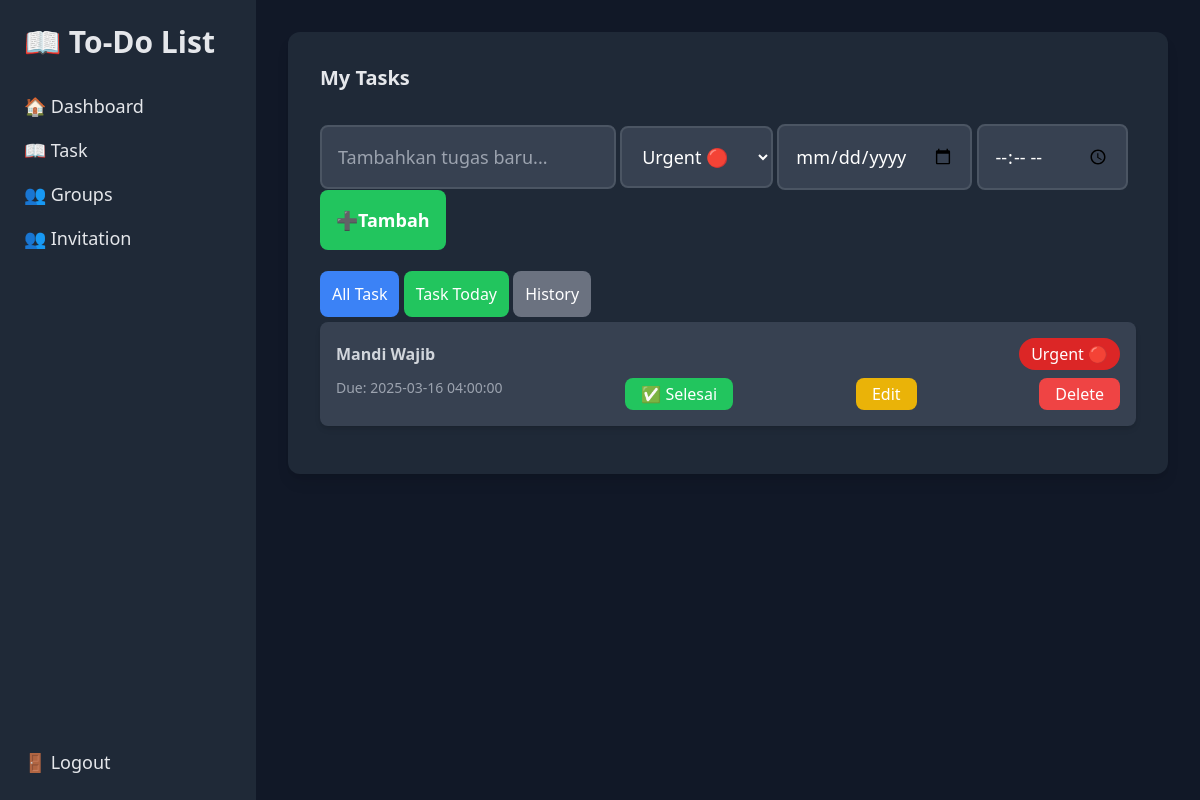
Page /todolist/task.php (signed in) on the committed database.
### tables this page shows
CREATE TABLE `individual_tasks` (
  `id` int NOT NULL,
  `user_id` int NOT NULL,
  `text` text NOT NULL,
  `priority` int NOT NULL,
  `due_date_time` datetime NOT NULL,
  `completed` tinyint(1) DEFAULT '0',
  `created_at` timestamp NULL DEFAULT CURRENT_TIMESTAMP
);

### todolist/task.php (the view, shortened to what this page needs)
<?php
include('../conn.php');
$user_id = $_SESSION['user_id'];
$filter = isset($_GET['filter']) ? $_GET['filter'] : 'all';
if ($filter == 'all') {
    $query = "SELECT * FROM individual_tasks WHERE user_id = :user_id AND completed = 0 ORDER BY due_date_time ASC";
} elseif ($filter == 'today') {
    $query = "SELECT * FROM individual_tasks WHERE user_id = :user_id AND completed = 0 AND DATE(due_date_time) = CURDATE() ORDER BY due_date_time ASC";
} elseif ($filter == 'history') {
    $query = "SELECT * FROM individual_tasks WHERE user_id = :user_id AND completed = 1 ORDER BY due_date_time DESC";
}
$stmt = $pdo->prepare($query);
$stmt->bindParam(':user_id', $user_id, PDO::PARAM_INT);
$stmt->execute();
$tasks = $stmt->fetchAll(PDO::FETCH_ASSOC);
?>
<!DOCTYPE html>
<html lang="id">
<head>
    <script src="https://cdn.tailwindcss.com"></script>
</head>
<body class="bg-gray-900 text-white flex">
    <div class="w-64 fixed bg-gray-800 h-screen p-6 flex flex-col">
        <h2 class="text-3xl font-semibold text-gray-200 mb-8">
            📖 To-Do List
        </h2>
        <div class="flex flex-col gap-4">
            <a href="index.php" class="text-lg text-gray-200 hover:text-green-500">🏠 Dashboard</a>
            <a href="task.php" class="text-lg text-gray-200 hover:text-green-500">📖 Task</a>
            <a href="group.php" class="text-lg text-gray-200 hover:text-green-500">👥 Groups</a>
            <a href="invitation.php" class="text-lg text-gray-200 hover:text-green-500">👥 Invitation</a>
        </div>
        <div class="flex flex-col gap-4 mt-auto">
        <a href="logout.php" class="text-lg text-gray-200 hover:text-red-500">🚪 Logout</a>
    </div>
    </div>
    <div class="ml-64 flex-1 p-8">
        <div class="w-full max-w-5xl bg-gray-800 p-8 rounded-xl shadow-lg">
            <h2 class="text-xl font-semibold text-gray-200 mb-8 flex items-center gap-2">
                My Tasks
            </h2>
        <div class="flex gap-4 mb-8">
            <form method="POST">
                <input type="text" name="task" class="flex-1 p-4 border-2 border-gray-600 rounded-lg focus:outline-none focus:border-green-500 text-lg bg-gray-700 placeholder-gray-400" placeholder="Tambahkan tugas baru..." required>
                <select name="priority" class="p-4 border-2 border-gray-600 rounded-lg bg-gray-700 text-lg focus:outline-none focus:border-green-500">
                    <option value="1">Urgent 🔴</option>
                </select>
                <input type="date" name="due_date" class="p-4 border-2 border-gray-600 rounded-lg bg-gray-700 text-lg focus:outline-none focus:border-green-500" required>
                <input type="time" name="due_time" class="p-4 border-2 border-gray-600 rounded-lg bg-gray-700 text-lg focus:outline-none focus:border-green-500" required>
                <button type="submit" class="bg-green-500 text-white p-4 rounded-lg text-lg font-semibold hover:bg-green-600 transition-colors">
                    <i class="fas fa-plus"></i> ➕Tambah
                </button>
            </form>
        </div>
            <div class="mb-4">
                <a href="?filter=all" class="bg-blue-500 text-white p-3 rounded-lg hover:bg-blue-600 transition-colors">All Task</a>
                <a href="?filter=today" class="bg-green-500 text-white p-3 rounded-lg hover:bg-green-600 transition-colors">Task Today</a>
                <a href="?filter=history" class="bg-gray-500 text-white p-3 rounded-lg hover:bg-gray-600 transition-colors">History</a>
            </div>
            <div id="taskList" class="text-gray-300">
                <?php if (empty($tasks)): ?>
                    <p class="text-center text-gray-500">No tasks found</p>
                <?php else: ?>
                    <?php foreach ($tasks as $task): ?>
                        <div class="mb-4 p-4 bg-gray-700 rounded-lg shadow-md">
                            <div class="flex justify-between items-center">
                                <div class="flex gap-2 items-center">
                                    <span class="font-semibold"><?php echo htmlspecialchars($task['text']); ?></span>
                                </div>
                                <div class="flex gap-4">
                                    <span class="px-3 py-1 rounded-full
                                        <?php
                                        if ($task['priority'] == 1) {
                                            echo 'bg-red-600 text-white';
                                        } elseif ($task['priority'] == 2) {
                                            echo 'bg-yellow-500 text-black';
                                        } else {
                                            echo 'bg-green-600 text-white';
                                        }
                                        ?>">
                                        <?php
                                        if ($task['priority'] == 1) {
                                            echo 'Urgent 🔴';
                                        } elseif ($task['priority'] == 2) {
                                            echo 'Medium 🟡';
                                        } else {
                                            echo 'Easy 🟢';
                                        }
                                        ?>
                                    </span>
                                </div>
                            </div>
                            <div class="flex justify-between mt-2">
                                <span class="text-sm text-gray-400">Due: <?php echo $task['due_date_time']; ?></span>
                                <?php if ($task['completed'] == 0): ?>
                                    <a href="complete.php?id=<?php echo $task['id']; ?>"
                                    class="bg-green-500 text-white py-1 px-4 rounded-lg hover:bg-green-600 transition-colors">
                                        ✅ Selesai
                                    </a>
                                    <a href="edit.php?id=<?php echo $task['id']; ?>" class="bg-yellow-500 text-white py-1 px-4 rounded-lg hover:bg-yellow-600 transition-colors">Edit</a>
                                <?php endif; ?>
                                <a href="delete.php?id=<?php echo $task['id']; ?>" class="bg-red-500 text-white py-1 px-4 rounded-lg hover:bg-red-600 transition-colors">Delete</a>
                            </div>
                        </div>
                    <?php endforeach; ?>
                <?php endif; ?>
            </div>
        </div>
    </div>
</body>
</html>

### rows in the picture
individual_tasks: text "Mandi Wajib", priority "Urgent 🔴", due_date_time "2025-03-16 04:00:00"
